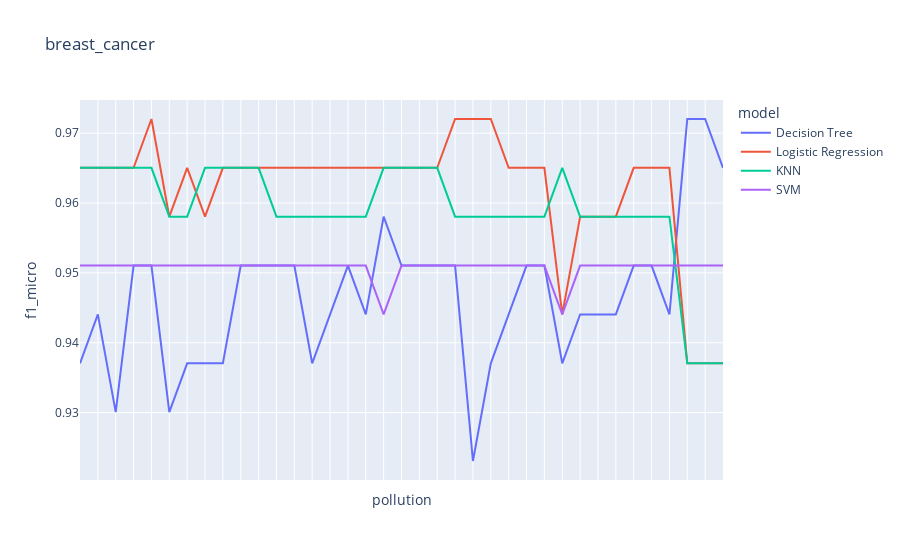
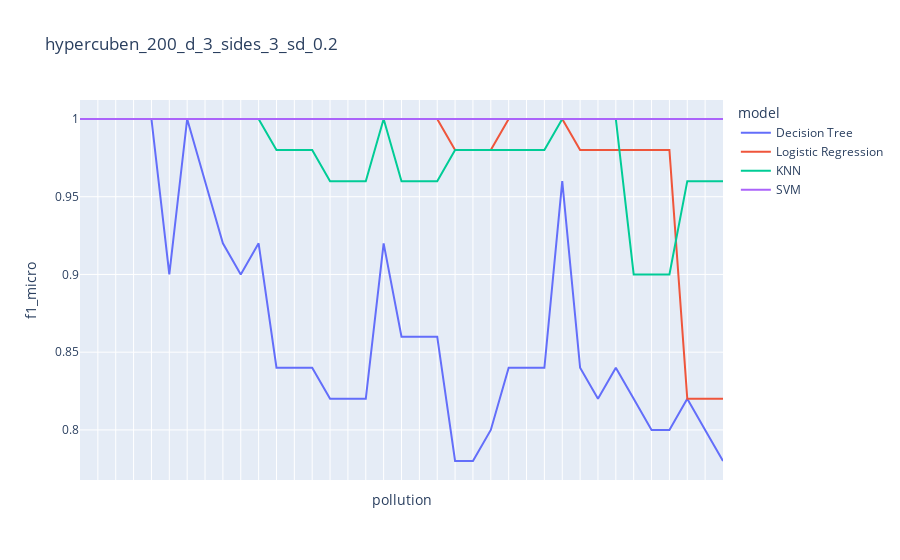
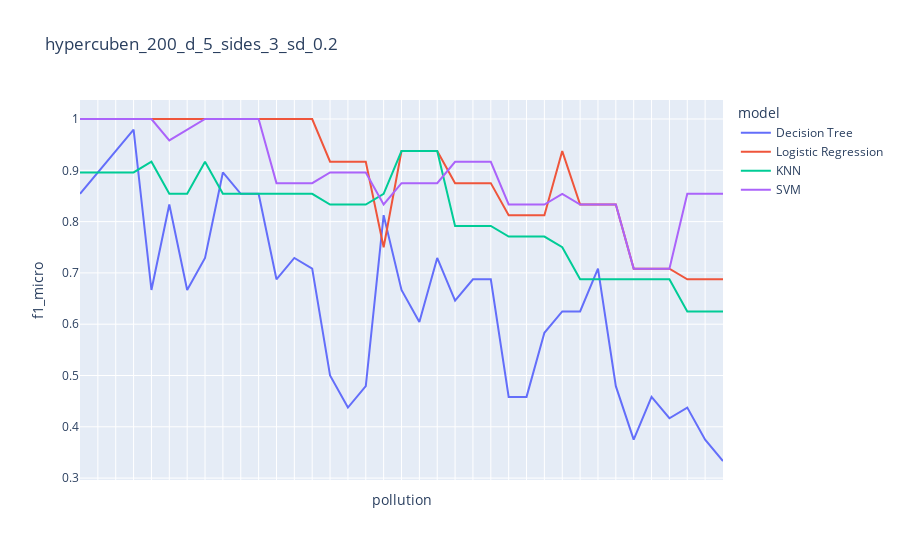

The notebook cell saved with these charts, in order:
### Code cell
groups = df.groupby('dataset')

moving_diff = pd.DataFrame()


for dataset, param in groups:
    
    param = sort_df(param)
    
    fig = px.line(param, x="pollution", y="f1_micro", color='model', title=param.dataset.iloc[0] )

    fig.update_xaxes(showticklabels=False)

    fig.show()
